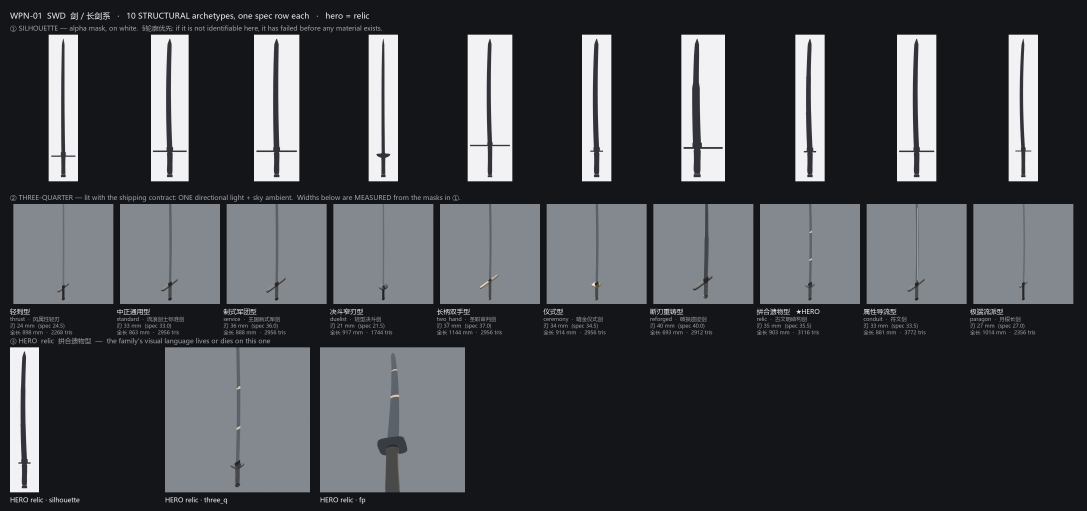
#> input picture assets_source/review/weapon/wpn01_swd/_contact_sheet.png, 3260 x 1533 px (shown at 1/3 size)
$ python annotate_frame.py ../assets_source/review/weapon/wpn01_swd/_contact_sheet.png ../assets_source/review/weapon/wpn01_swd/swd_ceremony_fp.png
#> lines starting #> are read from the running program, lines starting #| are printed output that depends on the picture
"""Draw the measured cut line and probe-reported screen geometry onto a frame,
so an eye and a number can be pointed at the same pixels.

Guessing which blob in a 1280x720 frame is the enemy has already cost one
wrong conclusion; this puts the line where it actually is.

Usage:
  python annotate_frame.py <in.png> <out.png> [zoom=1] [rect=x0,y0,x1,y1]
                           [vline=x,x,x] [hline=y,y,y] [nolabel]
Guides:
  green  = the cut line (fitted from the frame's own dark seam)
  red    = vertical guide      cyan = horizontal guide
  yellow = rectangle           magenta mark at the rectangle centre
"""
import sys
import math
import numpy as np
from PIL import Image, ImageDraw

src, out = sys.argv[1], sys.argv[2]
opts = {}
for a in sys.argv[3:]:
    if "=" in a:
        k, v = a.split("=", 1)
        opts[k] = v
    else:
        opts[a] = "1"
zoom = int(opts.get("zoom", 1))

im = Image.open(src).convert("RGB")
#> im is the input picture: PIL image 3260x1533 RGB; mean R, G, B 69.7, 71.8, 75.5
A = np.asarray(im, dtype=np.float32)
H, W, _ = A.shape
#> H = 1533; W = 3260
lum = 0.2126 * A[:, :, 0] + 0.7152 * A[:, :, 1] + 0.0722 * A[:, :, 2]

# --- fit the cut line from the frame's own dark seam ----------------------
cx, cy = W * 0.5, H * 0.5
#> cx = 1630; cy = 766.5
slope = math.tan(math.radians(-30.0))
anchors = []
for x in range(120, W - 120, 8):
    g = int(cy + (x - cx) * slope) - 30
    col = lum[max(1, g):max(1, g) + 61, x]
    if col.size == 0:
        continue
    i = int(np.argmin(col))
    if col[i] < 60.0:
        anchors.append((x, max(1, g) + i))
#> this loop made 378 passes
#> i on passes 21 to 23: 0, 0, 0
#> after the loop, anchors = 219 pairs, first value 256 to 3136, second value 1 to 1529
fit_note = "authored"
if len(anchors) >= 8:
    ax = np.array([p[0] for p in anchors], dtype=np.float64)
#> ax = 219 values from 256 to 3136
    ay = np.array([p[1] for p in anchors], dtype=np.float64)
#> ay = 219 values, max 1529 at index 0, min 1 at index 189, mean 564.3
    coef = np.polyfit(ax, ay, 1)
#> coef = [-0.565, 1664.5]
    m, c = float(coef[0]), float(coef[1])
#> m = -0.565; c = 1664.5
    if abs(m - slope) < 0.8:
        slope, cy = m, c + m * cx
#> slope = -0.565; cy = 744.1
        fit_note = "fitted %d anchors, %.2f deg" % (len(anchors),
                                                    math.degrees(math.atan(m)))
#> fit_note = 'fitted 219 anchors, -29.45 deg'
print("line: centre=(%.0f,%.0f) slope=%.4f  [%s]" % (cx, cy, slope, fit_note))
#| line: centre=(1630,744) slope=-0.5646  [fitted 219 anchors, -29.45 deg]
print("      y(x=0)=%.0f  y(x=1280)=%.0f" % (cy - cx * slope,
                                              cy + (W - cx) * slope))
#|       y(x=0)=1664  y(x=1280)=-176

d = ImageDraw.Draw(im)


def put(x, y, s, fill):
    d.text((x + 3, y + 2), s, fill=(0, 0, 0))
    d.text((x + 2, y + 1), s, fill=fill)


line_y = cy + (np.arange(W) - cx) * slope
#> line_y = 3260 values, max 1664.5 at index 0, min -175.6 at index 3259, mean 744.4
for x in range(W):
    y = int(round(line_y[x]))
    if 0 <= y < H:
        for dy in (-1, 0, 1):
            if 0 <= y + dy < H:
                d.point((x, y + dy), fill=(0, 255, 110))
#> this loop made 3260 passes
#> y on passes 1 to 3: 1664, 1664, 1663
for x in (0, W // 2, W - 1):
    y = int(round(line_y[x]))
    if 0 <= y < H:
        put(x if x < W // 2 else x - 150, y, "y=%d" % y, (0, 255, 110))
#> this loop made 3 passes
#> y on passes 1 to 3: 1664, 744, -176

for s in opts.get("vline", "").split(","):
    if s.strip():
        x = int(float(s))
        d.line([(x, 0), (x, H - 1)], fill=(255, 60, 60), width=1)
        put(x, 6, "x=%d" % x, (255, 60, 60))
for s in opts.get("hline", "").split(","):
    if s.strip():
        y = int(float(s))
        d.line([(0, y), (W - 1, y)], fill=(80, 220, 255), width=1)
        put(6, y, "y=%d" % y, (80, 220, 255))
r = opts.get("rect", "")
if r:
    x0, y0, x1, y1 = [int(float(v)) for v in r.split(",")]
    d.rectangle([x0, y0, x1, y1], outline=(255, 235, 40), width=2)
    d.line([(x0, y0), (x1, y1)], fill=(255, 235, 40))
    d.line([(x0, y1), (x1, y0)], fill=(255, 235, 40))
    put(x0, y0 - 14, "rect", (255, 235, 40))
    print("rect %d,%d..%d,%d  centre=(%d,%d)  line y at centre x = %.0f"
          % (x0, y0, x1, y1, (x0 + x1) // 2, (y0 + y1) // 2,
             cy + ((x0 + x1) / 2 - cx) * slope))

if zoom != 1:
    im = im.resize((W * zoom, H * zoom), Image.NEAREST)
im.save(out)
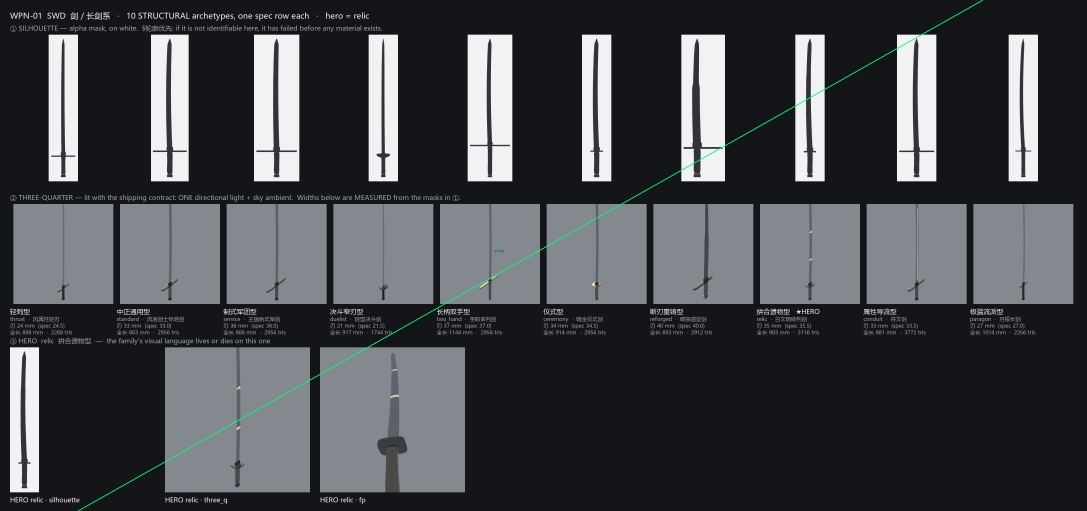
#> saved as swd_ceremony_fp.png: PIL image 3260x1533 RGB (shown at 1/3 size); mean R, G, B 69.5, 72, 75.5
print("wrote", out, im.size)
#| wrote ../assets_source/review/weapon/wpn01_swd/swd_ceremony_fp.png (3260, 1533)
